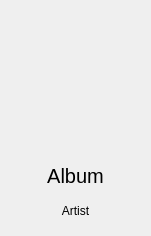
<?xml version="1.0" encoding="UTF-8"?>
<ui version="4.0">
 <class>AlbumWidget</class>
 <widget class="QWidget" name="AlbumWidget">
  <property name="geometry">
   <rect>
    <x>0</x>
    <y>0</y>
    <width>151</width>
    <height>236</height>
   </rect>
  </property>
  <property name="windowTitle">
   <string>Form</string>
  </property>
  <widget class="QLabel" name="cover_art">
   <property name="geometry">
    <rect>
     <x>0</x>
     <y>0</y>
     <width>151</width>
     <height>151</height>
    </rect>
   </property>
   <property name="acceptDrops">
    <bool>false</bool>
   </property>
   <property name="text">
    <string/>
   </property>
  </widget>
  <widget class="QLabel" name="album_title">
   <property name="geometry">
    <rect>
     <x>0</x>
     <y>150</y>
     <width>151</width>
     <height>51</height>
    </rect>
   </property>
   <property name="font">
    <font>
     <pointsize>15</pointsize>
    </font>
   </property>
   <property name="text">
    <string>Album</string>
   </property>
   <property name="alignment">
    <set>Qt::AlignmentFlag::AlignCenter</set>
   </property>
   <property name="wordWrap">
    <bool>true</bool>
   </property>
  </widget>
  <widget class="QLabel" name="artist_name">
   <property name="geometry">
    <rect>
     <x>0</x>
     <y>200</y>
     <width>151</width>
     <height>21</height>
    </rect>
   </property>
   <property name="font">
    <font>
     <pointsize>9</pointsize>
    </font>
   </property>
   <property name="text">
    <string>Artist</string>
   </property>
   <property name="alignment">
    <set>Qt::AlignmentFlag::AlignCenter</set>
   </property>
   <property name="wordWrap">
    <bool>true</bool>
   </property>
  </widget>
 </widget>
 <resources/>
 <connections/>
</ui>
